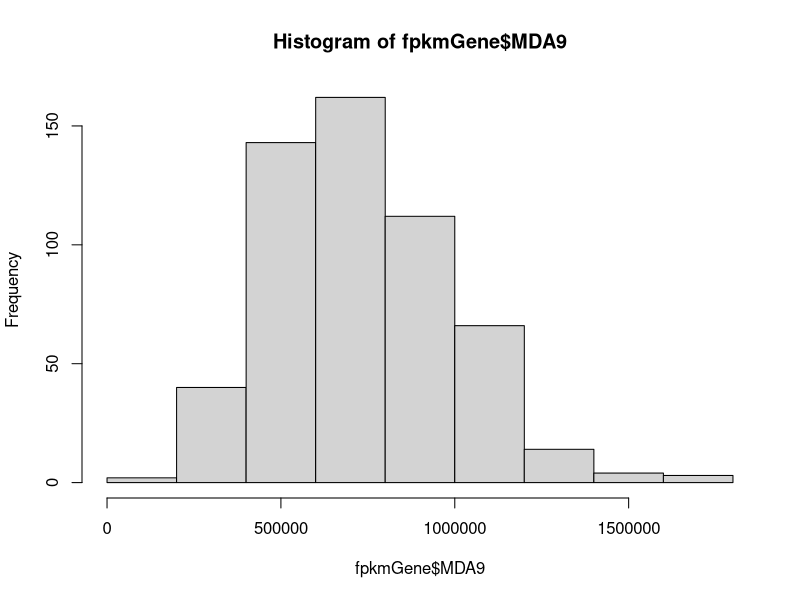
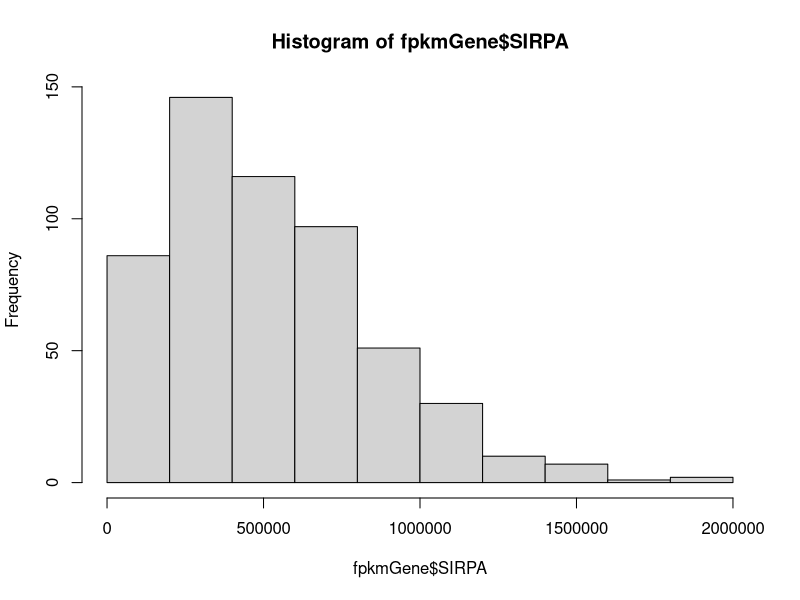
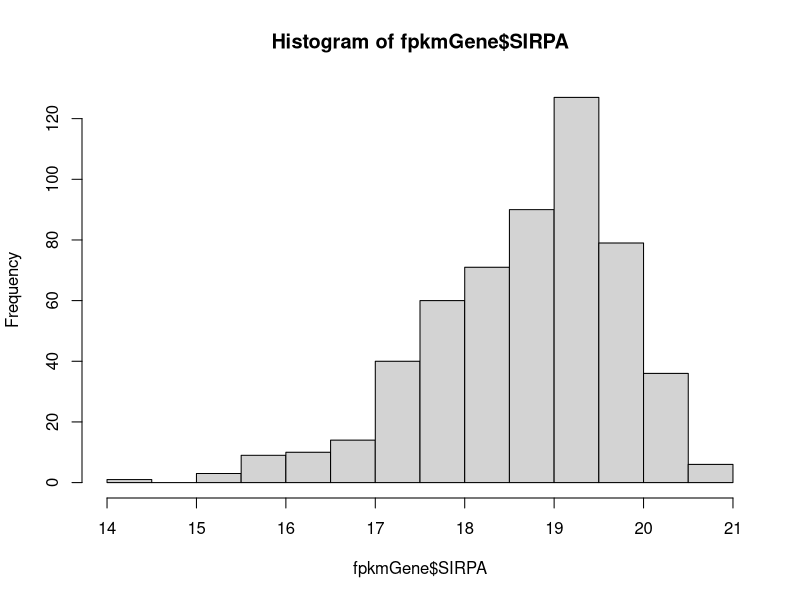
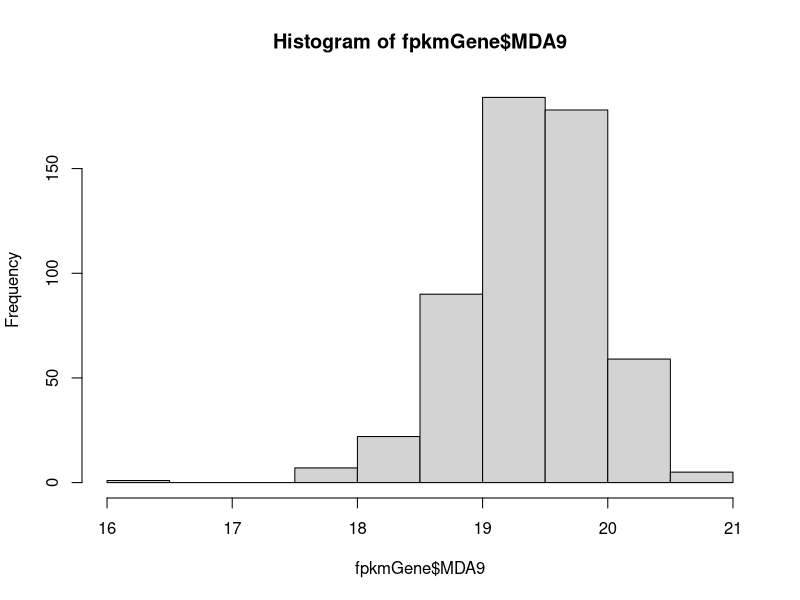
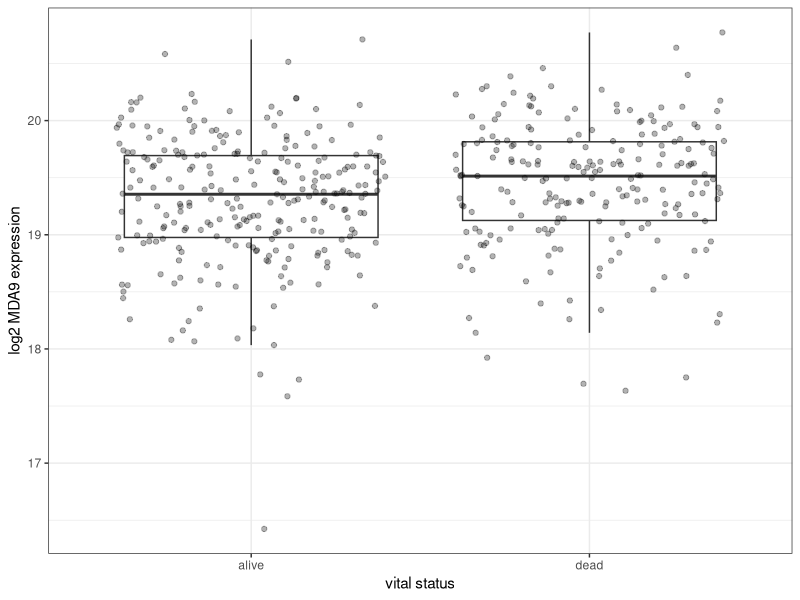

Reproduce these figures in R, in order. (Note: this script raises an error after producing the figures.)
#### head and neck expression analysis ####

# load packages
library(dplyr)
library(ggplot2)
library(survminer)
library(survival)

# define exclusion subsetting
`%ni%` <- Negate(`%in%`) 

#### data pre-processing ####

# read in saved data
fpkmGene <- read.table("targetGeneHNSCC.csv")
# see all metadata
colnames(fpkmGene)
# view untransformed distribution
hist(fpkmGene$MDA9) # very slightly left skewed
hist(fpkmGene$SIRPA) # slightly left skewed
# save untransformed data
fpkmGeneNolog <- fpkmGene

# log transform genes
fpkmGene[1:12] <- fpkmGene[1:12] + 1 # add one pseudo count to all counts to remove zeros
fpkmGene[1:12] <- log2(fpkmGene[1:12]) # apply log2 transformation
hist(fpkmGene$SIRPA) 
hist(fpkmGene$MDA9) 

# assessing clinical data
table(fpkmGene$shortLetterCode) # 44 NT, 2 TM, 500 TP
table(fpkmGene$race) # 49 AA, 468 white
table(fpkmGene$ethnicity) # 27 HIS, 480 not (some overlap with AA?)

# extract tumor data
tum <- fpkmGene %>%
  filter(shortLetterCode == "TP")
# extracting whites with known HIS
his_nonhis <- fpkmGene %>%
  filter(race == "white") %>%
  filter(ethnicity == "hispanic or latino" | ethnicity == "not hispanic or latino") 
# extracting AA and white who are not HIS
BW_nonhis <- fpkmGene %>%
  filter(race == "white" | race == "black or african american") %>%
  filter(ethnicity == "not hispanic or latino") 

#### MDA-9/Syntenin ####

## high expression in AA is correlated with poor outcome when compared to non-hispanic whites
## compare vital status based on MDA9
t.test(MDA9 ~ vital_status, data=BW_nonhis) # 0.004855
ggplot(BW_nonhis, aes(vital_status, MDA9)) + 
  ylab("log2 MDA9 expression") +
  xlab("vital status") +
  geom_boxplot(outlier.shape = NA) +
  geom_jitter(alpha = 0.3) +
  theme_bw() 
#ggsave("figures/MDA9BW_nonhis_vital_.jpg")

# KM from TCGA biolinks
#TCGAbiolinks::TCGAanalyze_SurvivalKM()

## kaplan meier: days to last followup, comparing AA and CA
# remove missing data 
BW_nonhis_km <- BW_nonhis %>%
  filter(!is.na(days_to_last_follow_up)) 
BW_nonhis_km <- BW_nonhis_km %>% 
  mutate(vital = (as.numeric(vital_status)) - 1)
# fit model
mda9_fit_BW_nonhis_follow <- survfit(Surv(days_to_last_follow_up, 
                    vital) ~ race, 
               data = BW_nonhis_km)
ggsurvplot(mda9_fit_BW_nonhis_follow, data = BW_nonhis_km, 
           risk.table = TRUE,
           pval = TRUE,
           pval.method = TRUE,
           pval.coord = c(1600, 0.8),
           pval.method.coord = c(1600, 0.9),
           conf.int = TRUE,
           xlim = c(0, 2000),
           break.time.by = 500,
           ggtheme = theme_minimal(),
           risk.table.y.text.col = T,
           risk.table.y.text = FALSE)

## kaplan meier: days to death, comparing AA and CA
# remove missing data 
BW_nonhis_km <- BW_nonhis %>%
  filter(!is.na(days_to_death)) 
BW_nonhis_km <- BW_nonhis_km %>% 
  mutate(vital = (as.numeric(vital_status)) - 1)
# fit model
mda9_fit_BW_nonhis_death <- survfit(Surv(days_to_death, 
                         vital) ~ race, 
                    data = BW_nonhis_km)
ggsurvplot(mda9_fit_BW_nonhis_death, 
           data = BW_nonhis_km, 
           risk.table = TRUE,
           pval = TRUE,
           pval.method = TRUE,
           pval.coord = c(2000, 0.8),
           pval.method.coord = c(2000, 0.9),
           conf.int = TRUE,
           xlim = c(0, 3000),
           break.time.by = 500,
           ggtheme = theme_minimal(),
           risk.table.y.text.col = T,
           risk.table.y.text = FALSE)


# high expression in HIS is correlated with poor outcome when compared to non-hispanic whites
# vital status
t.test(MDA9 ~ vital_status, data=his_nonhis) # 0.004231
ggplot(his_nonhis, aes(vital_status, MDA9)) + 
  ylab("log2 MDA9 expression") +
  xlab("vital status") +
  geom_boxplot(outlier.shape = NA) +
  geom_jitter(alpha = 0.3) +
  theme_bw() 
#ggsave("figures/MDA9his_nonhis_vital.jpg") 
# days to death

#### SIRPA ####

# high expression in AA is correlated with poor outcome when compared to non-hispanic whites
t.test(SIRPA ~ vital_status, data=BW_nonhis) # 0.3977
ggplot(BW_nonhis, aes(vital_status, SIRPA)) + 
  ylab("log2 MDA9 expression") +
  xlab("vital status") +
  geom_boxplot(outlier.shape = NA) +
  geom_jitter(alpha = 0.3) +
  theme_bw() 
